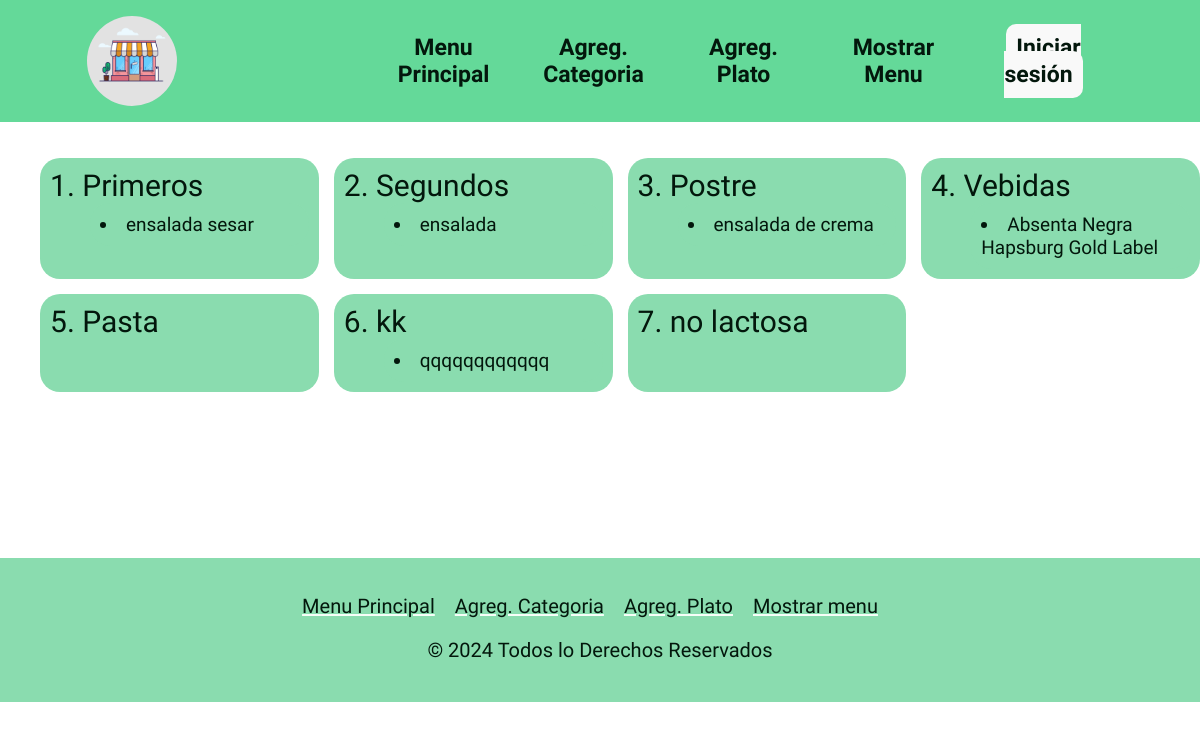
Page /mostrar_menu on the earlier database version.
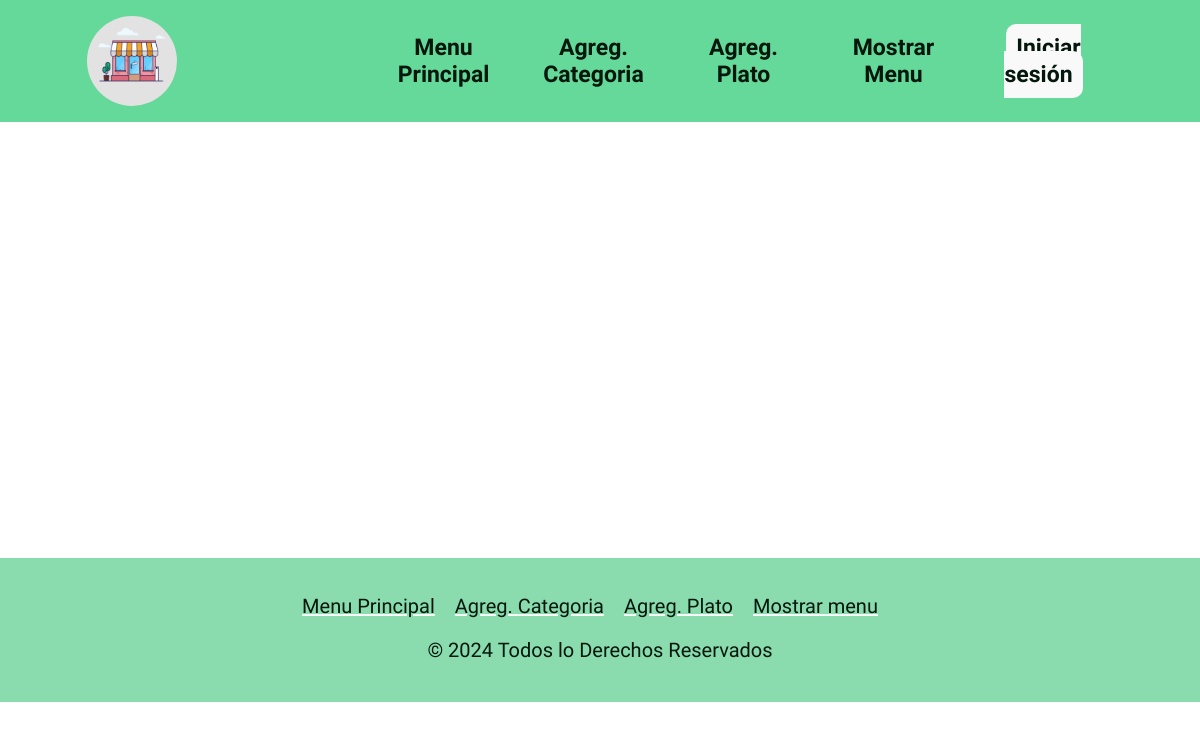
Same page on the later database version.
### tables this page shows
CREATE TABLE categoria(
        id INTEGER PRIMARY KEY AUTOINCREMENT,
        nombre TEXT UNIQUE NOT NULL);

CREATE TABLE plato(
        id INTEGER PRIMARY KEY AUTOINCREMENT,
        nombre TEXT UNIQUE NOT NULL,
        categoria_id INTEGER NOT NULL,
        FOREIGN KEY(categoria_id) REFERENCES categoria(id));

### app.py (the view)
@app.route('/mostrar_menu')
def mostrar_menu():
    conn = connect_database() # Conexion a la Base De Batos
    cursor = conn.cursor()
    cursor.execute("SELECT * FROM categoria")
    categorias = cursor.fetchall() # Obtiene todas la categorias
    platos = []
    if categorias: # Si hay categorías en la base de datos
        for categoria in categorias: # Para cada categoría
            cursor.execute("SELECT nombre FROM plato WHERE categoria_id=?", (categoria[0],))
            platos_categoria = cursor.fetchall()  # Obtiene los nombres de los platos
            platos.append((categoria, platos_categoria)) # Agrega la categoría y sus platos a la lista
    conn.close() # Cierra la conecion
    return render_template('menu.html', categorias_platos=platos)

### app.py (called while the page is built)
def connect_database():
    conn = sqlite3.connect('database/restaurant.db')
    return conn

### templates/menu.html (shortened to what this page needs)
<!DOCTYPE html>
<html lang="en">
<head>
    <link rel="stylesheet" href="{{ url_for('static', filename="css/menu.css") }}">
    <link rel="stylesheet" href="{{ url_for('static', filename="css/navbar.css") }}">
    <link rel="stylesheet" href="{{ url_for('static', filename="css/font.css") }}">
    <link rel="stylesheet" href="{{ url_for('static', filename="css/scrollbar.css") }}">
    <link rel="stylesheet" href="{{ url_for('static', filename="css/footer.css") }}">
</head>
<body>
    <header>
        <img src="{{ url_for('static', filename='img/icon.png') }}" alt="icono">
        <nav class="menu">
            <ul class="menu_list">
                <li class="this">
                    <a href="/">Menu Principal</a>
                </li>
                <li class="this">
                    <a href="/Categoria">Agreg. Categoria</a>
                </li>
                <li class="this">
                    <a href="/Plato">Agreg. Plato</a>
                </li>
                <li class="this">
                    <a href="/mostrar_menu">Mostrar Menu</a>
                </li>
                <li>
                    {% if 'username' in session %}
                        <div class="dropdown">
                            <button class="dropdown">{{ session['username'] }}</button>
                            <div class="dropdown-content">
                                <a href="/logout">Cerrar sesión</a>
                                <a href="/login">Cambiar de centa</a>
                            </div>
                        </div>
                    {% else %}
                        <a href="/login" class="stuffed">Iniciar sesión</a>
                    {% endif %}
                </li>
            </ul>
        </nav>
    </header>
    <main>
        <div class="container">
            <ul class="categoria_list">
                {% for categoria, platos_categoria in categorias_platos %}
                <li>{{ categoria[0] }}. {{ categoria[1] }}
                    <ul class="plato_list">
                        {% for plato in platos_categoria %}
                        <li>{{ plato[0] }}</li>
                        {% endfor %}
                    </ul>
                </li>
                {% endfor %}
            </ul>
        </div>
    </main>
    <footer>
        <div class="footer-nav">
            <ul class="footer-links">
                <li><a href="/">Menu Principal</a></li>
                <li><a href="/Categoria">Agreg. Categoria</a></li>
                <li><a href="/Plato">Agreg. Plato</a></li>
                <li><a href="/mostrar_menu">Mostrar menu</a></li>
            </ul>
        </div>
        <div class="footer-copy">
            <p>&copy; 2024 Todos lo Derechos Reservados </p>
        </div>
    </footer>
</body>
</html>

Differences in the rows shown:
removed categoria: id "1", nombre "Primeros"
removed plato: nombre "ensalada sesar", shown under "1"
removed categoria: id "2", nombre "Segundos"
removed plato: nombre "ensalada", shown under "2"
removed categoria: id "3", nombre "Postre"
removed plato: nombre "ensalada de crema", shown under "3"
removed categoria: id "4", nombre "Vebidas"
removed plato: nombre "Absenta Negra Hapsburg Gold Label", shown under "4"
removed categoria: id "5", nombre "Pasta"
removed categoria: id "6", nombre "kk"
removed plato: nombre "qqqqqqqqqqqq", shown under "6"
removed categoria: id "7", nombre "no lactosa"
